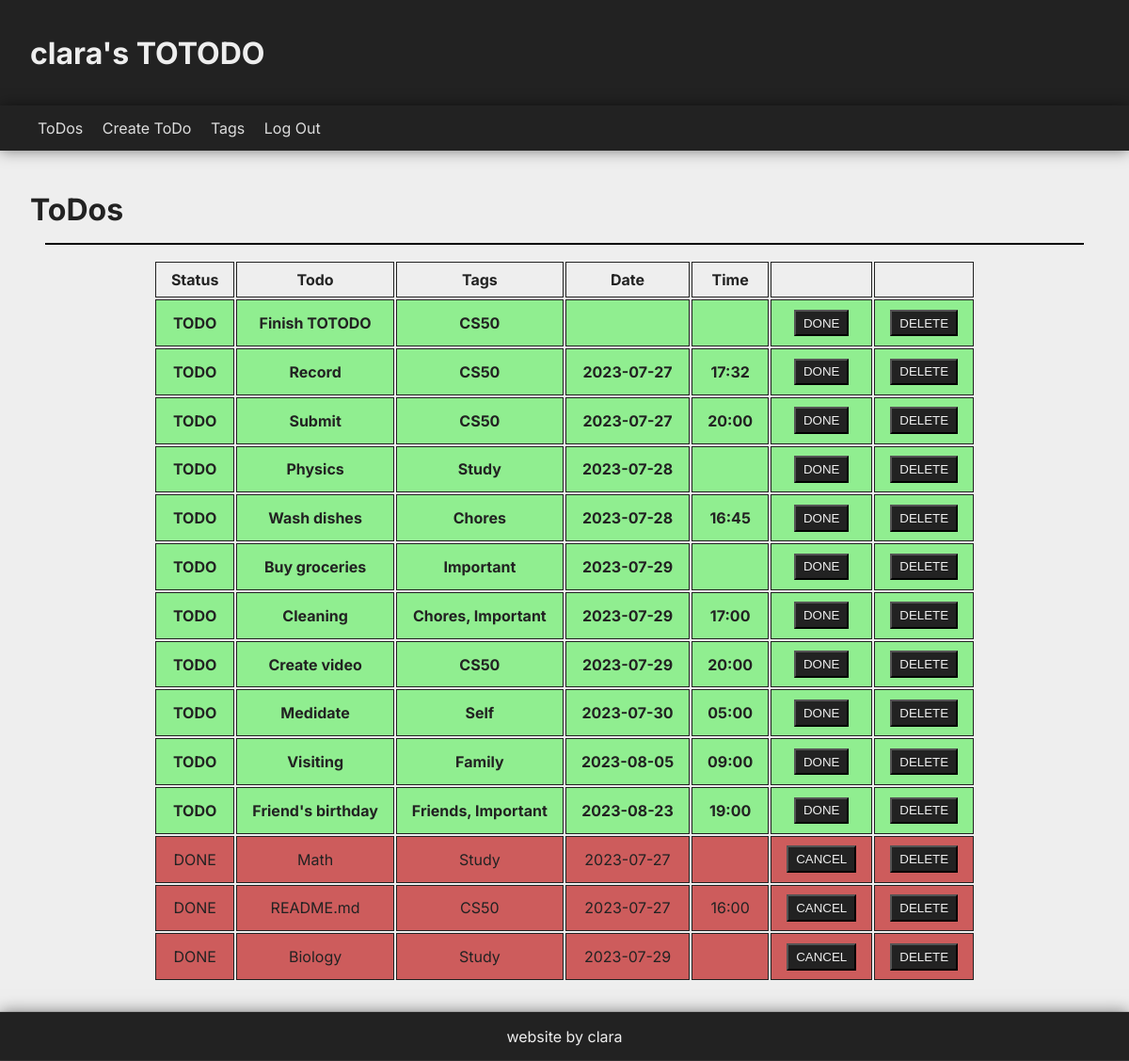
Screenshot of / (signed in) with the database file from the repository.
### tables this page shows
CREATE TABLE todos (
    id INTEGER NOT NULL PRIMARY KEY AUTOINCREMENT,
    user_id INTEGER NOT NULL,
    todo TEXT NOT NULL,
    date DATE,
    time TIME,
    status TEXT DEFAULT 'TODO',
    FOREIGN KEY (user_id) REFERENCES users(id)
);

### app.py (the view)
@app.route("/")
@login_required
def index():
    db_index = db.execute("SELECT id, status, todo, GROUP_CONCAT(name, ', ') AS tags, date, time FROM todos LEFT OUTER JOIN (SELECT todo_id, name FROM tagging JOIN tags ON tagging.tag_id == tags.id) AS tags ON todos.id = tags.todo_id WHERE user_id = ? GROUP BY id ORDER BY status DESC, date, time", session["user_id"])
    return render_template("index.html", todos=db_index)

### app.py (called while the page is built)
@app.after_request
def after_request(response):
    response.headers["Cache-Control"] = "no-cache, no-store, must-revalidate"
    response.headers["Expires"] = 0
    response.headers["Pragma"] = "no-cache"
    return response

### helpers.py (called while the page is built)
def login_required(f):
    @wraps(f)
    def decorated_function(*args, **kwargs):
        if session.get("user_id") is None:
            return redirect("/login")
        return f(*args, **kwargs)
    return decorated_function

### templates/index.html (shortened to what this page needs)
{% extends "layout.html" %}
{% block main %}
    <h1>ToDos</h1>
    <hr>
    <table class="centered">
        <thead>
            <tr>
                <th id="status">Status</th>
                <th>Todo</th>
                <th>Tags</th>
                <th>Date</th>
                <th>Time</th>
                <th></th>
                <th></th>
            </tr>
        </thead>
        <tbody>
            {% for todo in todos %}
                <tr class="{{ todo.status }}"">
                    <td>{{ todo.status }}</td>
                    <td>{{ todo.todo }}</td>
                    <td>{{ todo.tags }}</td>
                    <td>{{ todo.date }}</td>
                    <td>{{ todo.time }}</td>
                    <td>
                        <form action="/{{ todo.status }}" method="post">
                            <button name="todo_id" value="{{ todo.id }}"></button>
                        </form>
                    </td>
                    <td>
                        <form action="/DELETE" method="post">
                            <button name="todo_id" value="{{ todo.id }}">DELETE</button>
                        </form>
                    </td>
                </tr>
            {% endfor %}
        </tbody>
    </table>
{% endblock %}

### templates/layout.html (shortened to what this page needs)
<!DOCTYPE html>
<html lang="en">
<head>
    <link rel="stylesheet" href="/static/styles.css">
</head>
<body>
    <div class="container shadow">
        <header class="header">
            <h1>
                {% if session["user_id"] %}
                    {{ session["username"] }}'s
                {% endif %}
                TOTODO
            </h1>
        </header>
        <nav class="header shadow">
            <ul>
        {% if session["user_id"] %}
                    <li><a href="/">ToDos</a></li>
                    <li><a href="/create">Create ToDo</a></li>
                    <li><a href="/tags">Tags</a></li>
                    <li><a href="/logout">Log Out</a></li>
        {% else %}
            <li><a href="/login">Log In</a></li>
            <li><a href="/register">Register</a></li>
        {% endif %}
            </ul>
        </nav>
        <main>{% block main %}{% endblock %}</main>
        <footer class="shadow">
            <p class="centered">website by clara</p>
        </footer>
    </div>
</body>
</html>

### static/styles.css (style rules this page uses)
* { margin: 0; padding: 0; box-sizing: border-box; }
body { background-color: #eee; color: #222; font-family: 'Inter', sans-serif; }
button { margin: .1rem 0; padding: .2rem; background-color: #222; color: #eee; padding: .3rem .5rem; }
.shadow { box-shadow: 0 0 1rem rgba(0, 0, 0, .5); }
.container { margin: auto; max-width: 1280px; }
.centered { width: fit-content; margin: auto; }
.header { background-color: #222; display: flex; color: #eee; width: 100%; padding-left: 2rem; align-items: center; }
header { height: 7rem; align-items: center; }
header h1 { margin: 0; }
nav { padding: .5rem; height: 3rem; position: sticky; top: 0; align-items: center; }
nav ul { width: 100%; list-style-type: none; }
nav ul li { display: inline; margin: .5rem; text-align: center; }
nav ul li a { color: #ddd; text-decoration: none; }
main { padding: 2rem; width: 100%; overflow: auto; }
main h1 { margin: .7rem 0; }
main hr { margin: 1rem; border: .1rem solid black; }
table { width: 100%; }
td, th { border: .1rem solid #222; text-align: center; padding: .5rem 1rem; }
footer { background-color: #222; color: #eee; padding: 1rem; position:sticky; bottom: 0; }
footer p { width: fit-content; }

### rows the page displays
todos: status "TODO", todo "Finish TOTODO", tags "CS50", {{ todo.id }} 36 (drawn)
todos: status "TODO", todo "Record", tags "CS50", date "2023-07-27", time "17:32", {{ todo.id }} 41 (drawn)
todos: status "TODO", todo "Submit", tags "CS50", date "2023-07-27", time "20:00", {{ todo.id }} 42 (drawn)
todos: status "TODO", todo "Physics", tags "Study", date "2023-07-28", {{ todo.id }} 29 (drawn)
todos: status "TODO", todo "Wash dishes", tags "Chores", date "2023-07-28", time "16:45", {{ todo.id }} 30 (drawn)
todos: status "TODO", todo "Buy groceries", tags "Important", date "2023-07-29", {{ todo.id }} 40 (drawn)
todos: status "TODO", todo "Cleaning", tags "Chores, Important", date "2023-07-29", time "17:00", {{ todo.id }} 35 (drawn)
todos: status "TODO", todo "Create video", tags "CS50", date "2023-07-29", time "20:00", {{ todo.id }} 38 (drawn)
todos: status "TODO", todo "Medidate", tags "Self", date "2023-07-30", time "05:00", {{ todo.id }} 33 (drawn)
todos: status "TODO", todo "Visiting", tags "Family", date "2023-08-05", time "09:00", {{ todo.id }} 34 (drawn)
todos: status "TODO", todo "Friend's birthday", tags "Friends, Important", date "2023-08-23", time "19:00", {{ todo.id }} 32 (drawn)
todos: status "DONE", todo "Math", tags "Study", date "2023-07-27", {{ todo.id }} 26 (drawn)
todos: status "DONE", todo "README.md", tags "CS50", date "2023-07-27", time "16:00", {{ todo.id }} 37 (drawn)
todos: status "DONE", todo "Biology", tags "Study", date "2023-07-29", {{ todo.id }} 28 (drawn)

### other values shown
{{ session["username"] }} "clara"
